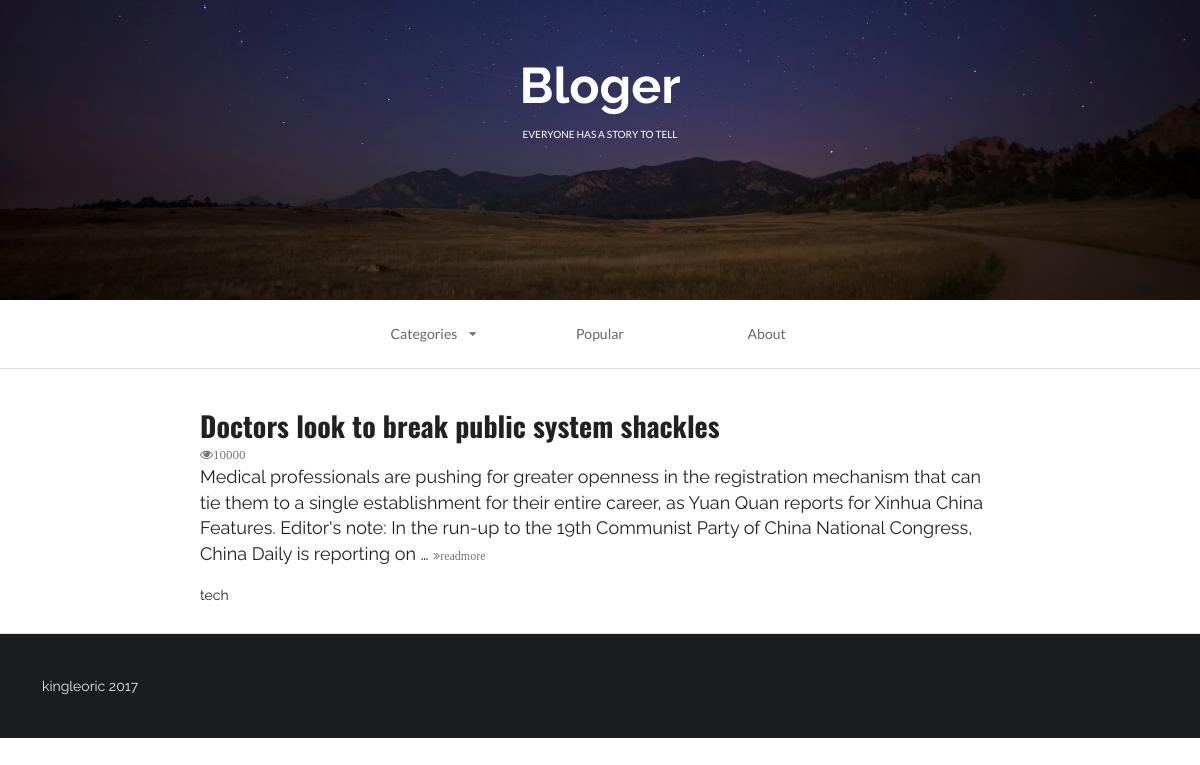
Screenshot of /index?tag=tech with the database file from the repository.
### firstapp/models.py (models this page shows, shortened)
class Article(models.Model):
    headline = models.CharField(null=True,blank=True,max_length=500)
    content = models.TextField(null=True,blank=True)
    TAG_CHOICES = {
        ('tech','tech'),
        ('life','life'),
    }
    tag = models.CharField(null=True,blank=True, max_length=500, choices=TAG_CHOICES)

### firstapp/views.py (the view)
# urls.py: url(r'^index',index,name='index'),
def index(request):
    print (request)
    print('==='*20)
    print (dir(request))
    queruset = request.GET.get('tag')
    print (queruset)
    if queruset:
        article_list = Article.objects.filter(tag=queruset)
    else:
        article_list = {}
    context = {}
    context['article_list'] = article_list
    index_page = render(request,'first_web_2.html', context)
    return index_page

### firstapp/templates/first_web_2.html (shortened to what this page needs)
<!DOCTYPE html>
{% load  staticfiles %}
<html>
    <head>
        <link rel="stylesheet" href="{% static 'css/semantic.css' %}"  media="screen" title="no title" charset="utf-8">
    </head>
    <body>
        <div class="ui inverted vertical  segment masthead">
            <h1 class="ui center aligned header blogslogon" style="font-size:50px;font-family: 'Raleway', sans-serif!important;">
                Bloger
                <p class="ui sub header">
                    everyone has a story to tell
                </p>
            </h1>
        </div>
        <div class="ui container nav">
            <div class="ui borderless text three item menu ">
                <div class="ui simple dropdown  item">
                    Categories
                    <i class="dropdown icon"></i>
                </div>
                <a class="item">
                    Popular
                </a>
                <a class="item">
                    About
                </a>
            </div>
        </div>
        <div class="ui divider"></div>
        <div class="ui  vertical segment">
          {% for article in article_list  %}
            <div class="ui container vertical segment">
              <a href="#">
                <h1 class="ui header">{{ article.headline }} </h1>
              </a>
              <i class="icon grey small unhide">10000</i>
              <p>
                {{ article.content| truncatewords:50}}
                <a href="#">
                  <i class="angle tiny double grey right icon">readmore</i>
                </a>
              </p>
              <div class="ui mini tag Label">
                {{ article.tag }}
              </div>
            </div>
          {% endfor %}
        </div>
        <div class="ui inverted  vertical very padded  segment">
            kingleoric 2017
        </div>
    </body>
</html>

### rows the page displays
Article: headline "Doctors look to break public system shackles", content "Medical professionals are pushing for greater openness in the registration mechanism that can tie them to a single establishment for their entire career, as Yuan Quan reports for Xinhua China Features. Editor's note: In the run-up to the 19th Communist Party of China National Congress, China Daily is reporting on …", tag "tech"
